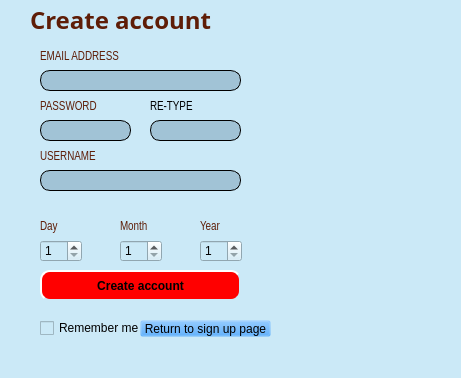
<?xml version="1.0" encoding="UTF-8"?>
<ui version="4.0">
 <class>MainWindow</class>
 <widget class="QMainWindow" name="MainWindow">
  <property name="geometry">
   <rect>
    <x>0</x>
    <y>0</y>
    <width>461</width>
    <height>378</height>
   </rect>
  </property>
  <property name="windowTitle">
   <string>MainWindow</string>
  </property>
  <property name="styleSheet">
   <string notr="true">background-color: #cbe9f7</string>
  </property>
  <widget class="QWidget" name="centralwidget">
   <widget class="QLabel" name="label_2">
    <property name="geometry">
     <rect>
      <x>30</x>
      <y>0</y>
      <width>241</width>
      <height>41</height>
     </rect>
    </property>
    <property name="font">
     <font>
      <family>Arial Black</family>
      <weight>75</weight>
      <bold>true</bold>
     </font>
    </property>
    <property name="styleSheet">
     <string notr="true">QWidget{
geometry:[(10,5), 14 x 13]
}</string>
    </property>
    <property name="text">
     <string>&lt;html&gt;&lt;head/&gt;&lt;body&gt;&lt;p&gt;&lt;span style=&quot; font-size:18pt; color:#5e1d07;&quot;&gt;Create account&lt;/span&gt;&lt;/p&gt;&lt;/body&gt;&lt;/html&gt;</string>
    </property>
   </widget>
   <widget class="QLineEdit" name="line_emailsignup">
    <property name="geometry">
     <rect>
      <x>40</x>
      <y>70</y>
      <width>201</width>
      <height>21</height>
     </rect>
    </property>
    <property name="styleSheet">
     <string notr="true">QLineEdit{
background-color:#a1c3d6;
border-radius: 10px;
border: 1px solid black
}</string>
    </property>
    <property name="text">
     <string/>
    </property>
   </widget>
   <widget class="QLabel" name="label_3">
    <property name="geometry">
     <rect>
      <x>40</x>
      <y>50</y>
      <width>161</width>
      <height>16</height>
     </rect>
    </property>
    <property name="font">
     <font>
      <family>Arial Narrow</family>
      <weight>50</weight>
      <bold>false</bold>
     </font>
    </property>
    <property name="text">
     <string>&lt;html&gt;&lt;head/&gt;&lt;body&gt;&lt;p&gt;&lt;span style=&quot; color:#5e1d07;&quot;&gt;EMAIL ADDRESS&lt;/span&gt;&lt;/p&gt;&lt;/body&gt;&lt;/html&gt;</string>
    </property>
   </widget>
   <widget class="QCheckBox" name="checkBox">
    <property name="geometry">
     <rect>
      <x>40</x>
      <y>320</y>
      <width>101</width>
      <height>16</height>
     </rect>
    </property>
    <property name="styleSheet">
     <string notr="true">text-color:red</string>
    </property>
    <property name="text">
     <string>Remember me</string>
    </property>
   </widget>
   <widget class="QLineEdit" name="line_passsignup">
    <property name="geometry">
     <rect>
      <x>40</x>
      <y>120</y>
      <width>91</width>
      <height>21</height>
     </rect>
    </property>
    <property name="styleSheet">
     <string notr="true">QLineEdit{
background-color:#a1c3d6;
border-radius: 10px;
border: 1px solid black
}</string>
    </property>
    <property name="text">
     <string/>
    </property>
    <property name="echoMode">
     <enum>QLineEdit::Password</enum>
    </property>
   </widget>
   <widget class="QPushButton" name="PB_create">
    <property name="geometry">
     <rect>
      <x>40</x>
      <y>270</y>
      <width>201</width>
      <height>31</height>
     </rect>
    </property>
    <property name="font">
     <font>
      <family>Arial</family>
      <weight>75</weight>
      <italic>false</italic>
      <bold>true</bold>
     </font>
    </property>
    <property name="cursor">
     <cursorShape>OpenHandCursor</cursorShape>
    </property>
    <property name="autoFillBackground">
     <bool>false</bool>
    </property>
    <property name="styleSheet">
     <string notr="true">QPushButton {
    background-color: red;
    border: 2px solid #cbe9f7;
    border-radius: 10px;
    border-style: outset;
    background: qradialgradient(
        cx: 0.2, cy: -0.4, fx: 0.2, fy: -0.4,
        radius: 1.35, stop: 0 #a1c3d6, stop: 1 #95b0b8
        );
    padding: 5px;
    }</string>
    </property>
    <property name="text">
     <string>Create account</string>
    </property>
   </widget>
   <widget class="QLabel" name="label_4">
    <property name="geometry">
     <rect>
      <x>40</x>
      <y>100</y>
      <width>161</width>
      <height>16</height>
     </rect>
    </property>
    <property name="font">
     <font>
      <family>Arial Narrow</family>
      <weight>50</weight>
      <bold>false</bold>
     </font>
    </property>
    <property name="text">
     <string>&lt;html&gt;&lt;head/&gt;&lt;body&gt;&lt;p&gt;&lt;span style=&quot; color:#5e1d07;&quot;&gt;PASSWORD&lt;/span&gt;&lt;/p&gt;&lt;/body&gt;&lt;/html&gt;</string>
    </property>
   </widget>
   <widget class="QPushButton" name="PB_Return">
    <property name="geometry">
     <rect>
      <x>140</x>
      <y>320</y>
      <width>131</width>
      <height>17</height>
     </rect>
    </property>
    <property name="styleSheet">
     <string notr="true">QPushButton{
background-color: rgba(30, 144, 255, 0)
}</string>
    </property>
    <property name="text">
     <string>Return to sign up page</string>
    </property>
   </widget>
   <widget class="QSpinBox" name="spin_day">
    <property name="geometry">
     <rect>
      <x>40</x>
      <y>240</y>
      <width>42</width>
      <height>22</height>
     </rect>
    </property>
    <property name="minimum">
     <number>1</number>
    </property>
    <property name="maximum">
     <number>30</number>
    </property>
   </widget>
   <widget class="QSpinBox" name="spin_month">
    <property name="geometry">
     <rect>
      <x>120</x>
      <y>240</y>
      <width>42</width>
      <height>22</height>
     </rect>
    </property>
    <property name="minimum">
     <number>1</number>
    </property>
    <property name="maximum">
     <number>30</number>
    </property>
   </widget>
   <widget class="QSpinBox" name="spin_year">
    <property name="geometry">
     <rect>
      <x>200</x>
      <y>240</y>
      <width>42</width>
      <height>22</height>
     </rect>
    </property>
    <property name="minimum">
     <number>1</number>
    </property>
    <property name="maximum">
     <number>30</number>
    </property>
   </widget>
   <widget class="QLabel" name="label_5">
    <property name="geometry">
     <rect>
      <x>40</x>
      <y>220</y>
      <width>41</width>
      <height>16</height>
     </rect>
    </property>
    <property name="font">
     <font>
      <family>Arial Narrow</family>
      <weight>50</weight>
      <bold>false</bold>
     </font>
    </property>
    <property name="text">
     <string>&lt;html&gt;&lt;head/&gt;&lt;body&gt;&lt;p&gt;&lt;span style=&quot; color:#5e1d07;&quot;&gt;Day&lt;/span&gt;&lt;/p&gt;&lt;/body&gt;&lt;/html&gt;</string>
    </property>
   </widget>
   <widget class="QLabel" name="label_6">
    <property name="geometry">
     <rect>
      <x>120</x>
      <y>220</y>
      <width>41</width>
      <height>16</height>
     </rect>
    </property>
    <property name="font">
     <font>
      <family>Arial Narrow</family>
      <weight>50</weight>
      <bold>false</bold>
     </font>
    </property>
    <property name="text">
     <string>&lt;html&gt;&lt;head/&gt;&lt;body&gt;&lt;p&gt;&lt;span style=&quot; color:#5e1d07;&quot;&gt;Month&lt;/span&gt;&lt;/p&gt;&lt;/body&gt;&lt;/html&gt;</string>
    </property>
   </widget>
   <widget class="QLabel" name="label_7">
    <property name="geometry">
     <rect>
      <x>200</x>
      <y>220</y>
      <width>41</width>
      <height>16</height>
     </rect>
    </property>
    <property name="font">
     <font>
      <family>Arial Narrow</family>
      <weight>50</weight>
      <bold>false</bold>
     </font>
    </property>
    <property name="text">
     <string>&lt;html&gt;&lt;head/&gt;&lt;body&gt;&lt;p&gt;&lt;span style=&quot; color:#5e1d07;&quot;&gt;Year&lt;/span&gt;&lt;/p&gt;&lt;/body&gt;&lt;/html&gt;</string>
    </property>
   </widget>
   <widget class="QLineEdit" name="line_name">
    <property name="geometry">
     <rect>
      <x>40</x>
      <y>170</y>
      <width>201</width>
      <height>21</height>
     </rect>
    </property>
    <property name="styleSheet">
     <string notr="true">QLineEdit{
background-color:#a1c3d6;
border-radius: 10px;
border: 1px solid black
}</string>
    </property>
    <property name="text">
     <string/>
    </property>
    <property name="echoMode">
     <enum>QLineEdit::Normal</enum>
    </property>
   </widget>
   <widget class="QLabel" name="label_9">
    <property name="geometry">
     <rect>
      <x>40</x>
      <y>150</y>
      <width>161</width>
      <height>16</height>
     </rect>
    </property>
    <property name="font">
     <font>
      <family>Arial Narrow</family>
      <weight>50</weight>
      <bold>false</bold>
     </font>
    </property>
    <property name="text">
     <string>&lt;html&gt;&lt;head/&gt;&lt;body&gt;&lt;p&gt;&lt;span style=&quot; color:#5e1d07;&quot;&gt;USERNAME&lt;/span&gt;&lt;/p&gt;&lt;/body&gt;&lt;/html&gt;</string>
    </property>
   </widget>
   <widget class="QLabel" name="snow">
    <property name="geometry">
     <rect>
      <x>270</x>
      <y>100</y>
      <width>161</width>
      <height>161</height>
     </rect>
    </property>
    <property name="text">
     <string/>
    </property>
    <property name="pixmap">
     <pixmap>../../3D Objects/SPCK/化学反応.gif</pixmap>
    </property>
    <property name="scaledContents">
     <bool>true</bool>
    </property>
   </widget>
   <widget class="QLineEdit" name="line_passsignup2">
    <property name="geometry">
     <rect>
      <x>150</x>
      <y>120</y>
      <width>91</width>
      <height>21</height>
     </rect>
    </property>
    <property name="styleSheet">
     <string notr="true">QLineEdit{
background-color:#a1c3d6;
border-radius: 10px;
border: 1px solid black
}</string>
    </property>
    <property name="text">
     <string/>
    </property>
    <property name="echoMode">
     <enum>QLineEdit::Password</enum>
    </property>
   </widget>
   <widget class="QLabel" name="label_8">
    <property name="geometry">
     <rect>
      <x>150</x>
      <y>100</y>
      <width>161</width>
      <height>16</height>
     </rect>
    </property>
    <property name="font">
     <font>
      <family>Arial Narrow</family>
      <weight>50</weight>
      <bold>false</bold>
     </font>
    </property>
    <property name="text">
     <string>&lt;html&gt;&lt;head/&gt;&lt;body&gt;&lt;p&gt;RE-TYPE &lt;/p&gt;&lt;/body&gt;&lt;/html&gt;</string>
    </property>
   </widget>
  </widget>
  <widget class="QMenuBar" name="menubar">
   <property name="geometry">
    <rect>
     <x>0</x>
     <y>0</y>
     <width>461</width>
     <height>18</height>
    </rect>
   </property>
  </widget>
  <widget class="QStatusBar" name="statusbar"/>
 </widget>
 <resources/>
 <connections/>
</ui>
